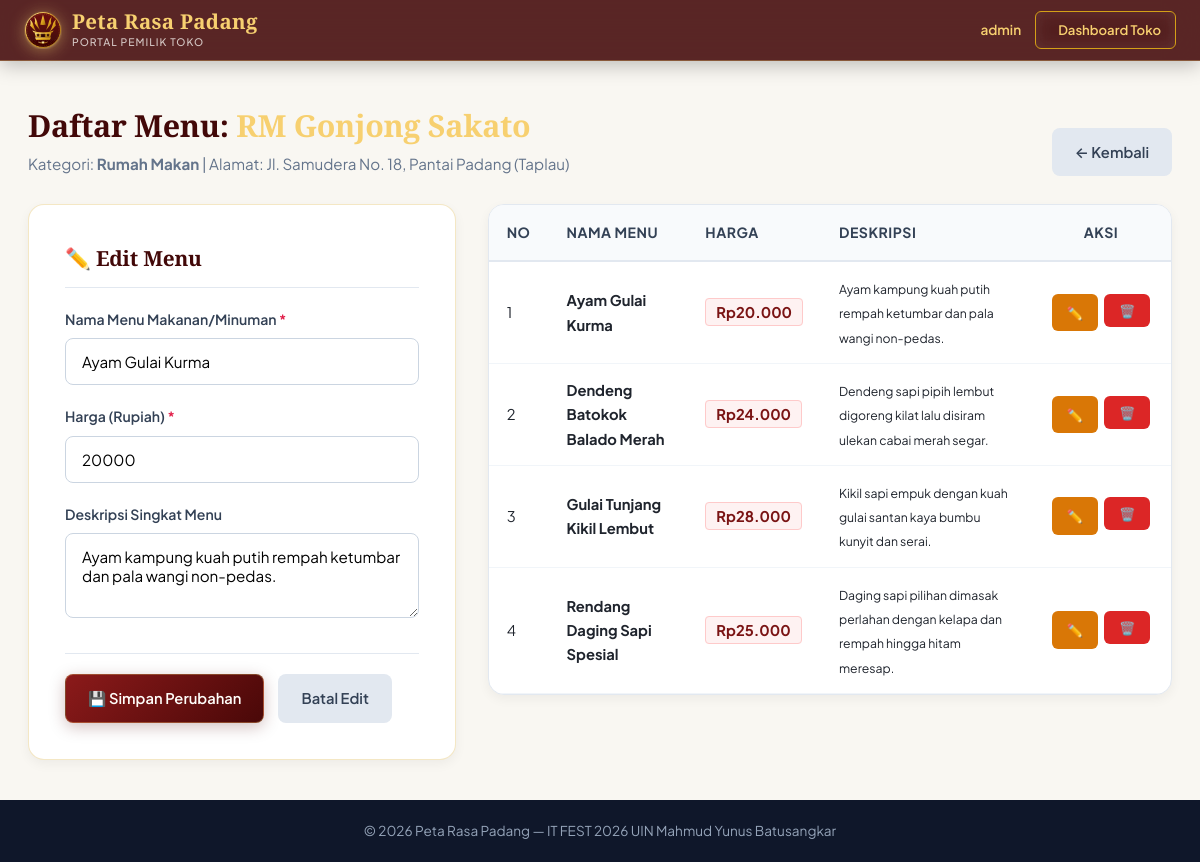
Page /pemilik/menu.php?id_toko=1&edit=4 (signed in) on the committed database.
### tables this page shows
CREATE TABLE `toko` (
  `id_toko` int(11) NOT NULL AUTO_INCREMENT,
  `nama_toko` varchar(100) NOT NULL,
  `alamat` varchar(255) DEFAULT NULL,
  `kategori` varchar(50) DEFAULT NULL,
  `deskripsi` text DEFAULT NULL,
  `latitude` decimal(10,7) NOT NULL,
  `longitude` decimal(10,7) NOT NULL,
  `foto` varchar(255) DEFAULT NULL,
  `no_wa` varchar(20) DEFAULT NULL,
  `jam_buka` varchar(100) DEFAULT NULL,
  `is_khas` tinyint(1) DEFAULT 0,
  `is_hidden_gem` tinyint(1) DEFAULT 0,
  `visit_count` int(11) DEFAULT 0,
  `whatsapp_views` int(11) DEFAULT 0,
  `id_pemilik` int(11) DEFAULT NULL,
  PRIMARY KEY (`id_toko`),
  KEY `fk_toko_pemilik` (`id_pemilik`),
  CONSTRAINT `fk_toko_pemilik` FOREIGN KEY (`id_pemilik`) REFERENCES `users` (`id_user`) ON DELETE SET NULL
);

CREATE TABLE `menu` (
  `id_menu` int(11) NOT NULL AUTO_INCREMENT,
  `id_toko` int(11) NOT NULL,
  `nama_menu` varchar(100) NOT NULL,
  `harga` int(11) DEFAULT NULL,
  `deskripsi` varchar(255) DEFAULT NULL,
  `foto_menu` varchar(255) DEFAULT NULL,
  PRIMARY KEY (`id_menu`),
  KEY `id_toko` (`id_toko`),
  CONSTRAINT `menu_ibfk_1` FOREIGN KEY (`id_toko`) REFERENCES `toko` (`id_toko`) ON DELETE CASCADE
);

### pemilik/menu.php (the view, shortened to what this page needs)
<?php
$is_pemilik = isset($_SESSION['role']) && $_SESSION['role'] === 'pemilik';
require_once '../koneksi.php';
$id_pemilik = $is_pemilik ? (int)$_SESSION['id_user'] : 0;
$id_toko = (int)($_GET['id_toko'] ?? 0);
$query_toko = $is_pemilik
    ? "SELECT * FROM toko WHERE id_toko = ? AND id_pemilik = ?"
    : "SELECT * FROM toko WHERE id_toko = ?";
$stmt_toko = mysqli_prepare($koneksi, $query_toko);
if ($is_pemilik) {
    mysqli_stmt_bind_param($stmt_toko, "ii", $id_toko, $id_pemilik);
} else {
    mysqli_stmt_bind_param($stmt_toko, "i", $id_toko);
}
mysqli_stmt_execute($stmt_toko);
$res_toko = mysqli_stmt_get_result($stmt_toko);
$toko = mysqli_fetch_assoc($res_toko);
$edit_item = null;
if (isset($_GET['edit'])) {
    $id_edit = (int)$_GET['edit'];
    $stmt_e = mysqli_prepare($koneksi, "SELECT * FROM menu WHERE id_menu = ? AND id_toko = ?");
    mysqli_stmt_bind_param($stmt_e, "ii", $id_edit, $id_toko);
    mysqli_stmt_execute($stmt_e);
    $edit_item = mysqli_fetch_assoc(mysqli_stmt_get_result($stmt_e));
}
$stmt_list = mysqli_prepare($koneksi, "SELECT * FROM menu WHERE id_toko = ? ORDER BY id_menu DESC");
mysqli_stmt_bind_param($stmt_list, "i", $id_toko);
mysqli_stmt_execute($stmt_list);
$res_menu = mysqli_stmt_get_result($stmt_list);
?>
<!DOCTYPE html>
<html lang="id">
<head>
    <link rel="stylesheet" href="../assets/css/style.css">
</head>
<body class="owner-page">
    <header class="navbar" id="main-navbar">
        <div class="nav-container">
            <a href="../index.php" class="brand">
                <span class="brand-icon"><img src="../assets/img/logo-minang.svg" alt="Logo Peta Rasa Padang"></span>
                <div class="brand-text">
                    <span class="brand-title">Peta Rasa Padang</span>
                    <span class="brand-tagline">Portal Pemilik Toko</span>
                </div>
            </a>
            <div class="nav-links">
                <span class="user-greeting" style="color:var(--emas-terang); font-size:0.85rem; font-weight:600;">
                    <i class="fa-solid fa-user"></i> <?= htmlspecialchars($_SESSION['username']); ?>
                </span>
                <a href="dashboard.php" class="btn btn-outline-gold btn-sm"><i class="fa-solid fa-arrow-left"></i> Dashboard Toko</a>
            </div>
        </div>
    </header>
    <main class="admin-main">
        <div class="admin-container">
            <div class="admin-header-flex">
                <div>
                    <h2 class="section-title">Daftar Menu: <span class="text-gold"><?= htmlspecialchars($toko['nama_toko']); ?></span></h2>
                    <p class="section-desc">Kategori: <strong><?= htmlspecialchars($toko['kategori']); ?></strong> | Alamat: <?= htmlspecialchars($toko['alamat']); ?></p>
                </div>
                <div>
                    <a href="<?= $is_pemilik ? '../pemilik/dashboard.php' : 'dashboard.php'; ?>" class="btn btn-secondary">← Kembali</a>
                </div>
            </div>
            <div class="admin-two-cols">
                <div class="col-form">
                    <div class="form-card">
                        <h3 class="form-title-sm"><?= $edit_item ? '✏️ Edit Menu' : '➕ Tambah Menu Baru'; ?></h3>
                        <form action="menu.php?id_toko=<?= $id_toko; ?>" method="POST">
                            <div class="form-group">
                                <label for="nama_menu">Nama Menu Makanan/Minuman <span class="required">*</span></label>
                                <input type="text" id="nama_menu" name="nama_menu" class="form-control" placeholder="Contoh: Rendang Daging Sapi" required value="<?= htmlspecialchars($edit_item['nama_menu'] ?? ''); ?>">
                            </div>
                            <div class="form-group">
                                <label for="harga">Harga (Rupiah) <span class="required">*</span></label>
                                <input type="number" id="harga" name="harga" class="form-control" placeholder="Contoh: 25000" min="500" step="500" required value="<?= htmlspecialchars($edit_item['harga'] ?? ''); ?>">
                            </div>
                            <div class="form-group">
                                <label for="deskripsi">Deskripsi Singkat Menu</label>
                                <textarea id="deskripsi" name="deskripsi" class="form-control" rows="3" placeholder="Jelaskan porsi, rasa, atau bahan utama..."><?= htmlspecialchars($edit_item['deskripsi'] ?? ''); ?></textarea>
                            </div>
                            <div class="form-actions">
                                <button type="submit" class="btn btn-primary">
                                    <?= $edit_item ? '💾 Simpan Perubahan' : '➕ Tambah Menu'; ?>
                                </button>
                                <?php if ($edit_item): ?>
                                    <a href="menu.php?id_toko=<?= $id_toko; ?>" class="btn btn-secondary">Batal Edit</a>
                                <?php endif; ?>
                            </div>
                        </form>
                    </div>
                </div>
                <div class="col-table">
                    <div class="card-table">
                        <div class="table-responsive">
                            <table class="data-table">
                                <thead>
                                    <tr>
                                        <th style="width: 40px;">No</th>
                                        <th>Nama Menu</th>
                                        <th>Harga</th>
                                        <th>Deskripsi</th>
                                        <th style="width: 140px; text-align: center;">Aksi</th>
                                    </tr>
                                </thead>
                                <tbody>
                                    <?php if (mysqli_num_rows($res_menu) > 0): ?>
                                        <?php $no = 1; while ($m = mysqli_fetch_assoc($res_menu)): ?>
                                            <tr>
                                                <td><?= $no++; ?></td>
                                                <td><strong><?= htmlspecialchars($m['nama_menu']); ?></strong></td>
                                                <td><span class="price-badge">Rp<?= number_format($m['harga'], 0, ',', '.'); ?></span></td>
                                                <td><small><?= htmlspecialchars($m['deskripsi'] ?? '-'); ?></small></td>
                                                <td style="text-align: center;">
                                                    <div class="btn-group">
                                                        <a href="menu.php?id_toko=<?= $id_toko; ?>&edit=<?= $m['id_menu']; ?>" class="btn btn-sm btn-warning" title="Edit">
                                                            ✏️
                                                        </a>
                                                        <form action="menu.php?id_toko=<?= $id_toko; ?>" method="POST" style="display:inline; margin:0;" onsubmit="return confirm('Hapus menu ini?');">
                                                            <button type="submit" class="btn btn-sm btn-danger" title="Hapus">🗑️</button>
                                                        </form>
                                                    </div>
                                                </td>
                                            </tr>
                                        <?php endwhile; ?>
                                    <?php else: ?>
                                        <tr>
                                            <td colspan="5" style="text-align: center; padding: 2rem;">Belum ada menu terdaftar untuk toko ini. Silakan gunakan formulir di samping untuk menambah menu.</td>
                                        </tr>
                                    <?php endif; ?>
                                </tbody>
                            </table>
                        </div>
                    </div>
                </div>
            </div>
        </div>
    </main>
    <footer class="admin-footer">
        <p>&copy; 2026 Peta Rasa Padang — IT FEST 2026 UIN Mahmud Yunus Batusangkar</p>
    </footer>
</body>
</html>

### rows in the picture
toko: nama_toko "RM Gonjong Sakato", kategori "Rumah Makan", alamat "Jl. Samudera No. 18, Pantai Padang (Taplau)"
menu: nama_menu "Ayam Gulai Kurma", harga "20000", deskripsi "Ayam kampung kuah putih rempah ketumbar dan pala wangi non-pedas.", harga "20.000"
menu: nama_menu "Dendeng Batokok Balado Merah", harga "24.000", deskripsi "Dendeng sapi pipih lembut digoreng kilat lalu disiram ulekan cabai merah segar."
menu: nama_menu "Gulai Tunjang Kikil Lembut", harga "28.000", deskripsi "Kikil sapi empuk dengan kuah gulai santan kaya bumbu kunyit dan serai."
menu: nama_menu "Rendang Daging Sapi Spesial", harga "25.000", deskripsi "Daging sapi pilihan dimasak perlahan dengan kelapa dan rempah hingga hitam meresap."

### other values in the picture
$_SESSION['username'] "admin"
